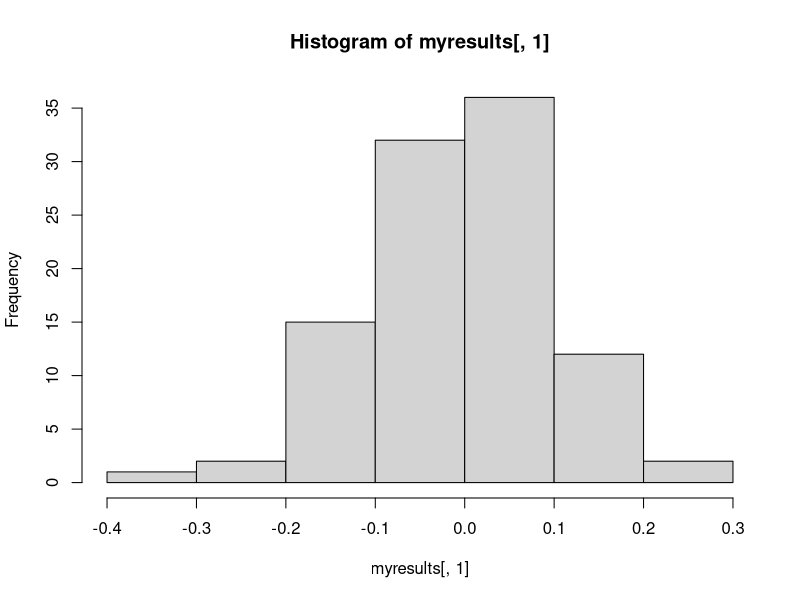
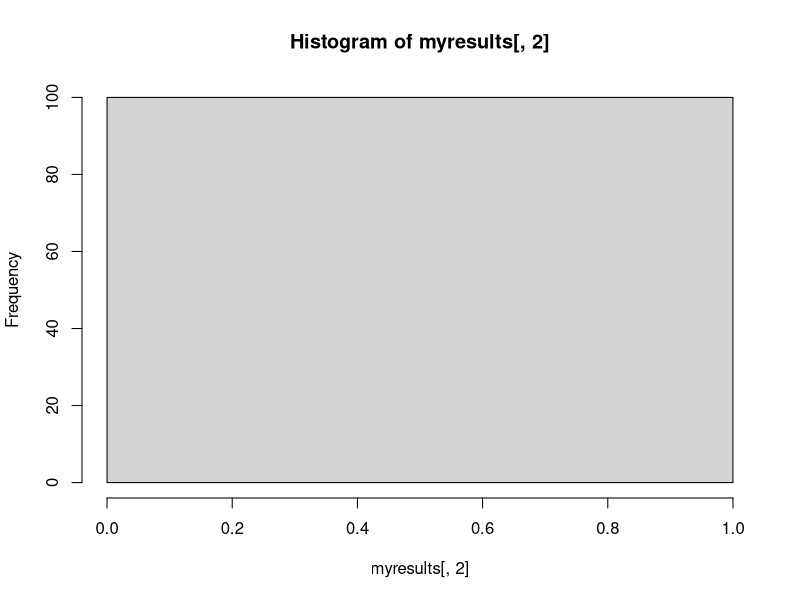
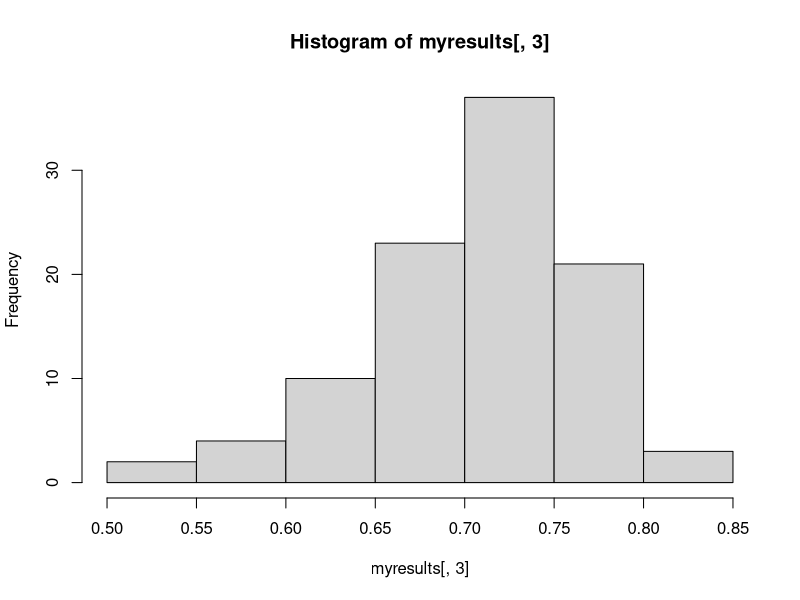
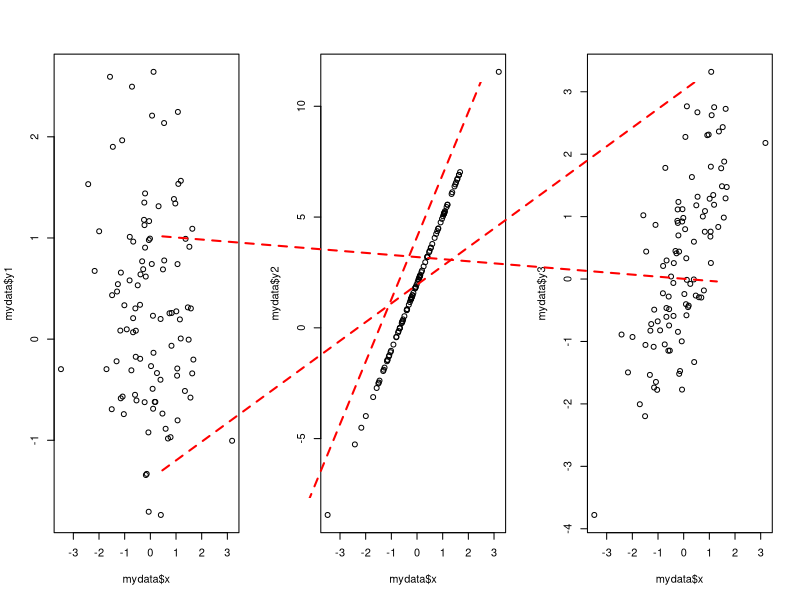
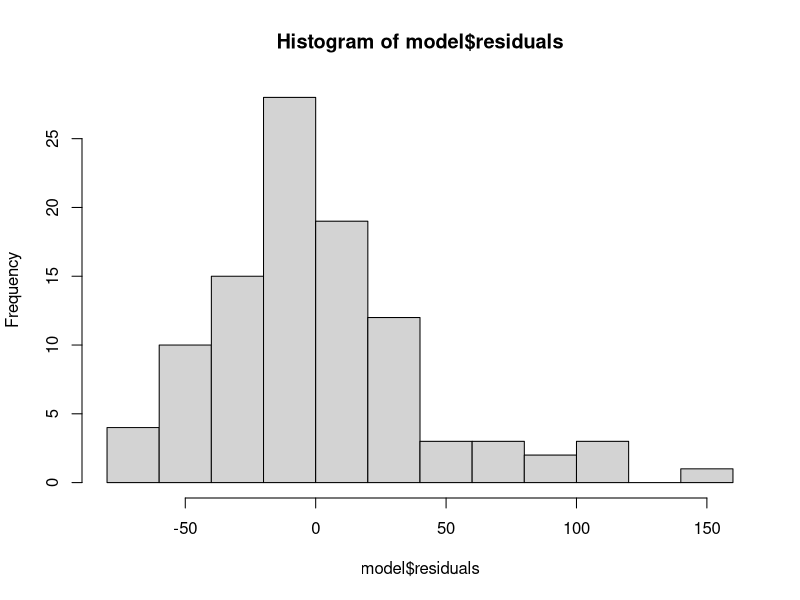
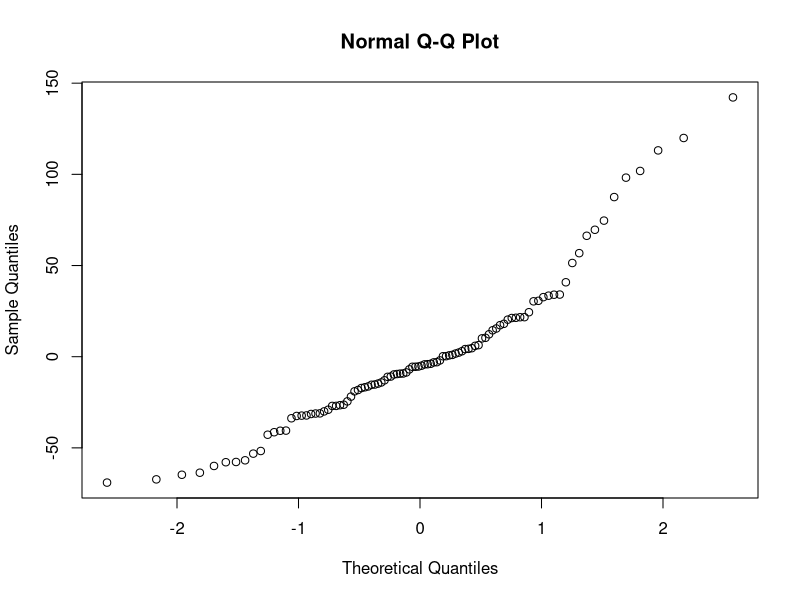

Generate these figures, in order, with R:

mydata <-data.frame(x=rnorm(100), y1=rnorm(100))
mydata$y2<-3*mydata$x+2
mydata$y3<-mydata$x+mydata$y1

cor(mydata$x,mydata$y1)
#-0.05580942

cor(mydata$x,mydata$y2)
#1
cor(mydata$x,mydata$y3)
#0.6491422

myresults<-data.frame(y1=numeric(),y2=numeric(),y3=numeric())

for(i in 1:100){
  mydata <-data.frame(x=rnorm(100), y1=rnorm(100))
  mydata$y2<-3*mydata$x+2
  mydata$y3<-mydata$x+mydata$y1
  
  #actually store the results into myresults
  myresults[i,1]<-cor(mydata$x,mydata$y1)
  myresults[i,2]<-cor(mydata$x,mydata$y2)
  myresults[i,3]<-cor(mydata$x,mydata$y3)
}

hist(myresults[,1])
hist(myresults[,2])
hist(myresults[,3])

par(mfrow=c(1,3))
plot(mydata$y1~mydata$x)
plot(mydata$y2~mydata$x)
plot(mydata$y3~mydata$x)

par(mfrow=c(1,1))

reg1<-lm(mydata$y1~mydata$x)
abline(reg1, col="red",lwd=2, lty="dashed")

reg2<-lm(mydata$y2~mydata$x)
abline(reg2, col="red",lwd=2, lty="dashed")

reg3<-lm(mydata$y3~mydata$x)
abline(reg3, col="red",lwd=2, lty="dashed")

mydata$x1<-rnorm(100,10,2)       
mydata$x2<-seq(1,100,1)       
mydata$y4<-mydata$x1+mydata$y1
mydata$y5<-mydata$x2+mydata$y1
cor(mydata$y4,mydata$x1)
cor(mydata$y5,mydata$x2)
cor(mydata$y3,mydata$x)

#the correlations differ

cor(mydata$y3,mydata$x1)
cor(mydata$y3,mydata$x2)
cor(mydata$y3,mydata$x)

mydata$y6<-rnorm(100,10,0.5)+mydata$x
mydata$y7<-rnorm(100,10,5)+mydata$x
cor(mydata$y6,mydata$x)
cor(mydata$y7,mydata$x)
cor(mydata$y3,mydata$x)

mydata$y8<-mydata$x1*mydata$x1+mydata$y3
cor(mydata$y8,mydata$x)

#Are the residuals normally distributed? x and y8

model<-lm(mydata$y8~mydata$x)

hist(model$residuals)
qqnorm(model$residuals)
